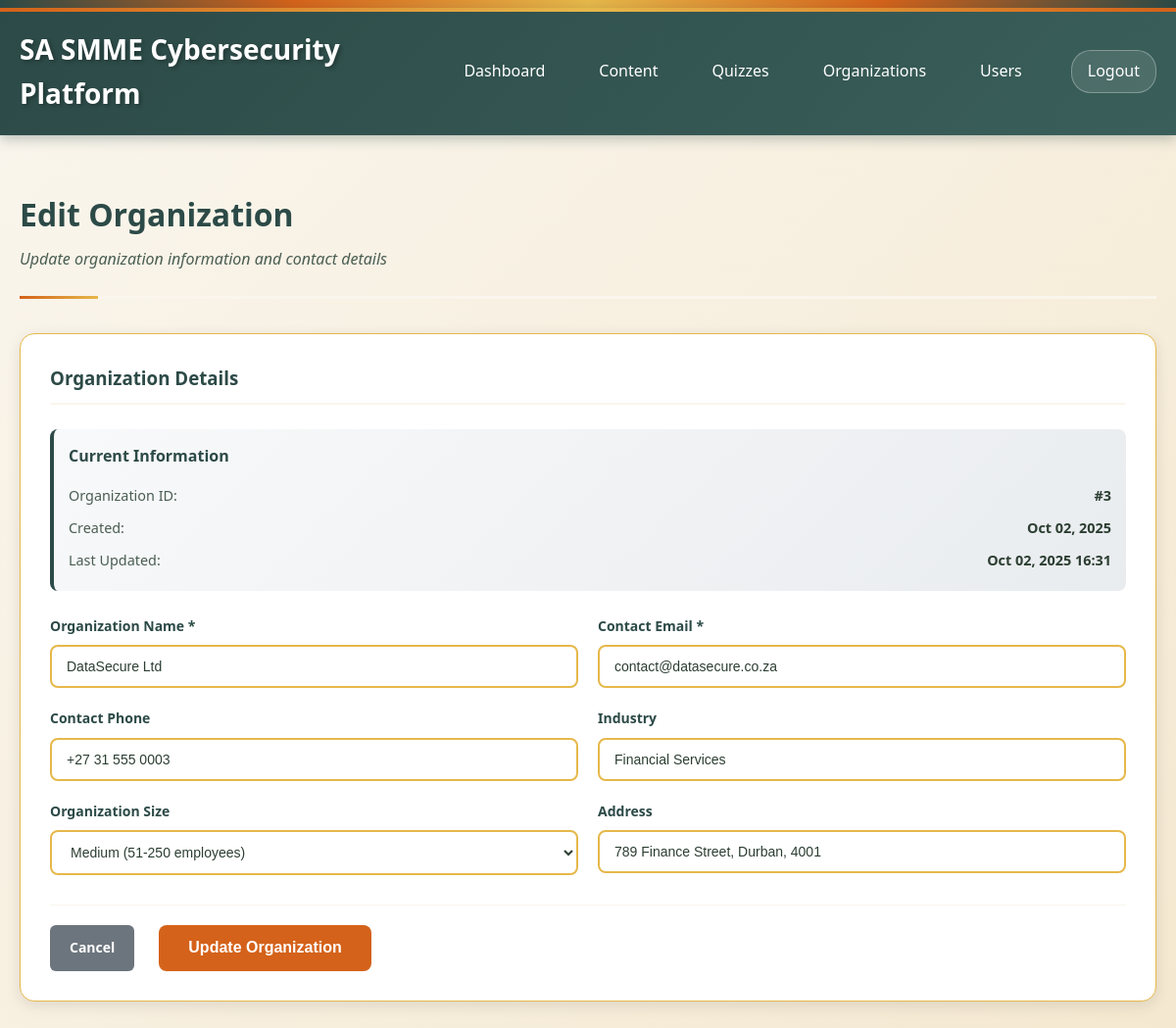
Page /edit_organization.php?id=3 (signed in) on the committed database.
### tables this page shows
CREATE TABLE organizations (
    id INTEGER PRIMARY KEY AUTOINCREMENT,
    name VARCHAR(100) NOT NULL,
    registration_number VARCHAR(50),
    industry VARCHAR(50),
    size_category VARCHAR(20) CHECK (size_category IN ('micro', 'small', 'medium')),
    contact_email VARCHAR(100) NOT NULL,
    contact_phone VARCHAR(20),
    address TEXT,
    subscription_plan VARCHAR(20) DEFAULT 'basic',
    subscription_status VARCHAR(20) DEFAULT 'active' CHECK (subscription_status IN ('active', 'suspended', 'cancelled')),
    settings TEXT, -- JSON for organization-specific settings
    is_active BOOLEAN DEFAULT 1,
    created_at TIMESTAMP DEFAULT CURRENT_TIMESTAMP,
    updated_at TIMESTAMP DEFAULT CURRENT_TIMESTAMP
);

### src/edit_organization.php (the view, shortened to what this page needs)
<?php
require_once __DIR__ . '/config/db.php';
$organization = null;
$org_id = $_GET['id'] ?? '';
try {
    $stmt = $pdo->prepare("SELECT * FROM organizations WHERE id = :id AND is_active = 1");
    $stmt->execute(['id' => $org_id]);
    $organization = $stmt->fetch(PDO::FETCH_ASSOC);
} catch (PDOException $e) {
    header('Location: organization_management.php?error=' . urlencode('Error loading organization: ' . $e->getMessage()));
    exit();
}
?>
<!DOCTYPE html>
<html lang="en">
<head>
    <link rel="stylesheet" href="assets/webdesign-style.css">
</head>
<body>
    <div class="african-border"></div>
    <div class="header">
        <div class="header-left">
            <h1>SA SMME Cybersecurity Platform</h1>
        </div>
        <div class="header-right">
            <nav class="nav-links">
                <a href="dashboard.php">Dashboard</a>
                <a href="content_list.php">Content</a>
                <a href="quiz_list.php">Quizzes</a>
                <a href="organization_management.php">Organizations</a>
                <a href="user_management.php">Users</a>
            </nav>
            <div class="user-section">
                <a href="logout.php" class="logout-btn">Logout</a>
            </div>
        </div>
    </div>
    <div class="container">
        <div class="page-header-section">
            <div class="page-title-area">
                <h2 class="page-title">Edit Organization</h2>
                <p class="page-subtitle">Update organization information and contact details</p>
            </div>
        </div>
        <div class="form-card">
            <h3 style="margin-bottom: 25px; color: var(--primary-dark); border-bottom: 2px solid var(--light-cream); padding-bottom: 10px;">
                Organization Details
            </h3>
            <div class="organization-info">
                <h4 style="margin: 0 0 10px 0; color: var(--primary-dark);">Current Information</h4>
                <div class="info-item">
                    <span class="info-label">Organization ID:</span>
                    <span class="info-value">#<?php echo $organization['id']; ?></span>
                </div>
                <div class="info-item">
                    <span class="info-label">Created:</span>
                    <span class="info-value"><?php echo date('M d, Y', strtotime($organization['created_at'])); ?></span>
                </div>
                <div class="info-item">
                    <span class="info-label">Last Updated:</span>
                    <span class="info-value"><?php echo date('M d, Y H:i', strtotime($organization['updated_at'])); ?></span>
                </div>
            </div>
            <form method="POST" action="edit_organization.php?id=<?php echo $org_id; ?>">
                <div class="form-row">
                    <div class="form-group">
                        <label for="name">Organization Name *</label>
                        <input type="text"
                               id="name"
                               name="name"
                               class="form-control"
                               placeholder="Enter organization name"
                               value="<?php echo htmlspecialchars($_POST['name'] ?? $organization['name']); ?>"
                               required>
                    </div>
                    <div class="form-group">
                        <label for="contact_email">Contact Email *</label>
                        <input type="email"
                               id="contact_email"
                               name="contact_email"
                               class="form-control"
                               placeholder="contact@organization.com"
                               value="<?php echo htmlspecialchars($_POST['contact_email'] ?? $organization['contact_email']); ?>"
                               required>
                    </div>
                </div>
                <div class="form-row">
                    <div class="form-group">
                        <label for="contact_phone">Contact Phone</label>
                        <input type="tel"
                               id="contact_phone"
                               name="contact_phone"
                               class="form-control"
                               placeholder="+27 11 123 4567"
                               value="<?php echo htmlspecialchars($_POST['contact_phone'] ?? $organization['contact_phone']); ?>">
                    </div>
                    <div class="form-group">
                        <label for="industry">Industry</label>
                        <input type="text"
                               id="industry"
                               name="industry"
                               class="form-control"
                               placeholder="e.g., Technology, Healthcare, Finance"
                               value="<?php echo htmlspecialchars($_POST['industry'] ?? $organization['industry']); ?>">
                    </div>
                </div>
                <div class="form-row">
                    <div class="form-group">
                        <label for="size_category">Organization Size</label>
                        <select id="size_category" name="size_category" class="form-control">
                            <option value="medium" <?php echo ($_POST['size_category'] ?? $organization['size_category']) === 'medium' ? 'selected' : ''; ?>>Medium (51-250 employees)</option>
                        </select>
                    </div>
                    <div class="form-group">
                        <label for="address">Address</label>
                        <input type="text"
                               id="address"
                               name="address"
                               class="form-control"
                               placeholder="Organization address"
                               value="<?php echo htmlspecialchars($_POST['address'] ?? $organization['address']); ?>">
                    </div>
                </div>
                <div class="form-actions" style="margin-top: 30px; padding-top: 20px; border-top: 1px solid var(--light-cream);">
                    <a href="organization_management.php" class="btn-secondary">Cancel</a>
                    <button type="submit" class="btn btn-primary">Update Organization</button>
                </div>
            </form>
        </div>
    </div>
</body>
</html>

### src/edit_organization.php (style rules this page uses)
.form-row { display: grid; grid-template-columns: 1fr 1fr; gap: 20px; margin-bottom: 20px; }
.btn-secondary { background: #6c757d; color: white; text-decoration: none; padding: 12px 20px; border-radius: 6px; border: none; cursor: pointer; font-weight: 600; display: inline-block; text-align: center; transition: background-color 0.3s ease; margin-right: 10px; }
.organization-info { background: linear-gradient(135deg, #f8f9fa, #e9ecef); padding: 15px; border-radius: 8px; margin-bottom: 25px; border-left: 4px solid var(--primary-dark); }
.info-item { display: flex; justify-content: space-between; padding: 5px 0; font-size: 0.9em; }
.info-label { color: var(--text-medium); font-weight: 500; }
.info-value { color: var(--text-dark); font-weight: bold; }

### rows in the picture
organizations: id "3", created_at "Oct 02, 2025", updated_at "Oct 02, 2025 16:31", name "DataSecure Ltd", contact_email "contact@datasecure.co.za", contact_phone "+27 31 555 0003", industry "Financial Services", size_category "Medium (51-250 employees)", address "789 Finance Street, Durban, 4001"
